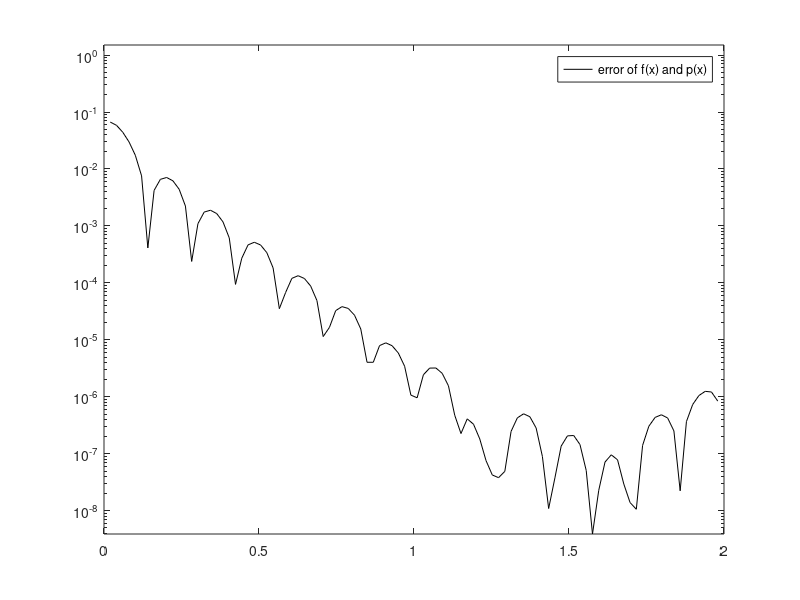

The MATLAB source for this figure:
a = 0; 
b = 2;
x = linspace(a,b,15);
y = sqrt(x);

%%p = polyfit(x,y,14)

x_plotted = linspace(a,b,100);
f = sqrt(x);
y_spline = spline(x,f,x_plotted)
f = sqrt(x_plotted)

semilogy(x_plotted,abs(f - y_spline),'-k')
legend("error of f(x) and p(x)")
ylim([0 1.5])